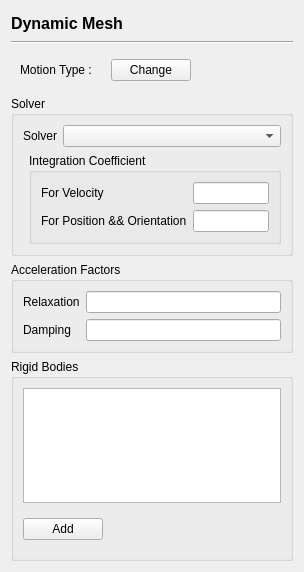
<?xml version="1.0" encoding="UTF-8"?>
<ui version="4.0">
 <class>DynamicMeshPage</class>
 <widget class="QWidget" name="DynamicMeshPage">
  <property name="geometry">
   <rect>
    <x>0</x>
    <y>0</y>
    <width>304</width>
    <height>572</height>
   </rect>
  </property>
  <property name="windowTitle">
   <string>Form</string>
  </property>
  <layout class="QVBoxLayout" name="mainLayout">
   <item>
    <widget class="QLabel" name="title">
     <property name="minimumSize">
      <size>
       <width>0</width>
       <height>24</height>
      </size>
     </property>
     <property name="font">
      <font>
       <pointsize>12</pointsize>
       <bold>true</bold>
      </font>
     </property>
     <property name="text">
      <string>Dynamic Mesh</string>
     </property>
    </widget>
   </item>
   <item>
    <widget class="Line" name="line">
     <property name="orientation">
      <enum>Qt::Orientation::Horizontal</enum>
     </property>
    </widget>
   </item>
   <item>
    <widget class="QWidget" name="typeWidget" native="true">
     <layout class="QHBoxLayout" name="typeLayout">
      <item>
       <widget class="QLabel" name="typeTextLabel">
        <property name="text">
         <string>Motion Type :</string>
        </property>
       </widget>
      </item>
      <item>
       <widget class="QLabel" name="motionTypeLabel">
        <property name="styleSheet">
         <string notr="true">font-weight:bold</string>
        </property>
        <property name="text">
         <string/>
        </property>
       </widget>
      </item>
      <item>
       <widget class="QPushButton" name="changeTypeButton">
        <property name="text">
         <string>Change</string>
        </property>
       </widget>
      </item>
      <item>
       <spacer name="typeSpacer">
        <property name="orientation">
         <enum>Qt::Orientation::Horizontal</enum>
        </property>
        <property name="sizeHint" stdset="0">
         <size>
          <width>40</width>
          <height>20</height>
         </size>
        </property>
       </spacer>
      </item>
     </layout>
    </widget>
   </item>
   <item>
    <widget class="QStackedWidget" name="stack">
     <property name="currentIndex">
      <number>3</number>
     </property>
     <widget class="QWidget" name="nonePage"/>
     <widget class="QWidget" name="movingCellZonePage">
      <layout class="QVBoxLayout" name="mczLayout">
       <property name="leftMargin">
        <number>0</number>
       </property>
       <property name="topMargin">
        <number>0</number>
       </property>
       <property name="rightMargin">
        <number>0</number>
       </property>
       <property name="bottomMargin">
        <number>0</number>
       </property>
       <item>
        <widget class="QGroupBox" name="mdGroup">
         <property name="title">
          <string>Motion Definitions</string>
         </property>
         <layout class="QVBoxLayout" name="mdGroupLayout">
          <item>
           <widget class="QListWidget" name="mdList">
            <property name="contextMenuPolicy">
             <enum>Qt::ContextMenuPolicy::CustomContextMenu</enum>
            </property>
           </widget>
          </item>
          <item>
           <widget class="QWidget" name="addMdWidget" native="true">
            <layout class="QHBoxLayout" name="addMdLayout">
             <item>
              <widget class="QPushButton" name="addMdButton">
               <property name="text">
                <string>Add Motion</string>
               </property>
              </widget>
             </item>
             <item>
              <spacer name="addMdSpacer">
               <property name="orientation">
                <enum>Qt::Orientation::Horizontal</enum>
               </property>
               <property name="sizeHint" stdset="0">
                <size>
                 <width>40</width>
                 <height>20</height>
                </size>
               </property>
              </spacer>
             </item>
            </layout>
           </widget>
          </item>
         </layout>
        </widget>
       </item>
      </layout>
     </widget>
     <widget class="QWidget" name="movingBoundaryPage">
      <layout class="QVBoxLayout" name="mbLayout">
       <property name="leftMargin">
        <number>0</number>
       </property>
       <property name="topMargin">
        <number>0</number>
       </property>
       <property name="rightMargin">
        <number>0</number>
       </property>
       <property name="bottomMargin">
        <number>0</number>
       </property>
       <item>
        <widget class="QGroupBox" name="mbGroup">
         <property name="title">
          <string>Boundaries</string>
         </property>
         <layout class="QVBoxLayout" name="mbGroupLayout">
          <item>
           <widget class="QListWidget" name="mbList">
            <property name="horizontalScrollBarPolicy">
             <enum>Qt::ScrollBarPolicy::ScrollBarAlwaysOff</enum>
            </property>
            <property name="sizeAdjustPolicy">
             <enum>QAbstractScrollArea::SizeAdjustPolicy::AdjustToContents</enum>
            </property>
           </widget>
          </item>
          <item>
           <widget class="QWidget" name="editMbWidget" native="true">
            <layout class="QHBoxLayout" name="editMbLayout">
             <item>
              <widget class="QPushButton" name="editBoundaryButton">
               <property name="enabled">
                <bool>false</bool>
               </property>
               <property name="text">
                <string>Edit</string>
               </property>
              </widget>
             </item>
             <item>
              <spacer name="editMbSpacer">
               <property name="orientation">
                <enum>Qt::Orientation::Horizontal</enum>
               </property>
               <property name="sizeHint" stdset="0">
                <size>
                 <width>40</width>
                 <height>20</height>
                </size>
               </property>
              </spacer>
             </item>
            </layout>
           </widget>
          </item>
         </layout>
        </widget>
       </item>
      </layout>
     </widget>
     <widget class="QWidget" name="rigidBodyDynamicsPage">
      <layout class="QVBoxLayout" name="rbdLayout">
       <property name="leftMargin">
        <number>0</number>
       </property>
       <property name="topMargin">
        <number>0</number>
       </property>
       <property name="rightMargin">
        <number>0</number>
       </property>
       <property name="bottomMargin">
        <number>0</number>
       </property>
       <item>
        <widget class="QScrollArea" name="rbdScrollArea">
         <property name="frameShape">
          <enum>QFrame::Shape::NoFrame</enum>
         </property>
         <property name="horizontalScrollBarPolicy">
          <enum>Qt::ScrollBarPolicy::ScrollBarAlwaysOff</enum>
         </property>
         <property name="sizeAdjustPolicy">
          <enum>QAbstractScrollArea::SizeAdjustPolicy::AdjustToContents</enum>
         </property>
         <property name="widgetResizable">
          <bool>true</bool>
         </property>
         <widget class="QWidget" name="rbdScrollContents">
          <property name="geometry">
           <rect>
            <x>0</x>
            <y>0</y>
            <width>286</width>
            <height>465</height>
           </rect>
          </property>
          <layout class="QVBoxLayout" name="rbdScrollLayout" stretch="0,0,0">
           <property name="leftMargin">
            <number>0</number>
           </property>
           <property name="topMargin">
            <number>0</number>
           </property>
           <property name="rightMargin">
            <number>0</number>
           </property>
           <property name="bottomMargin">
            <number>0</number>
           </property>
           <item>
            <widget class="QGroupBox" name="solverGroup">
             <property name="sizePolicy">
              <sizepolicy hsizetype="Preferred" vsizetype="Maximum">
               <horstretch>0</horstretch>
               <verstretch>0</verstretch>
              </sizepolicy>
             </property>
             <property name="title">
              <string>Solver</string>
             </property>
             <layout class="QFormLayout" name="solverFormLayout">
              <item row="0" column="0">
               <widget class="QLabel" name="solverLabel">
                <property name="text">
                 <string>Solver</string>
                </property>
               </widget>
              </item>
              <item row="0" column="1">
               <widget class="PythonComboBox" name="rbdSolverCombo"/>
              </item>
              <item row="1" column="0" colspan="2">
               <widget class="QStackedWidget" name="rbdSolverStack">
                <property name="currentIndex">
                 <number>0</number>
                </property>
                <widget class="QWidget" name="integrationPage">
                 <layout class="QFormLayout" name="integFormLayout">
                  <property name="leftMargin">
                   <number>0</number>
                  </property>
                  <property name="topMargin">
                   <number>0</number>
                  </property>
                  <property name="rightMargin">
                   <number>0</number>
                  </property>
                  <property name="bottomMargin">
                   <number>0</number>
                  </property>
                  <item row="0" column="1">
                   <widget class="QGroupBox" name="groupBox">
                    <property name="title">
                     <string>Integration Coefficient</string>
                    </property>
                    <layout class="QGridLayout" name="gridLayout">
                     <item row="1" column="1">
                      <widget class="PFloatLineEdit" name="rbdPosCoeff"/>
                     </item>
                     <item row="1" column="0">
                      <widget class="QLabel" name="posCoeffLabel">
                       <property name="text">
                        <string>For Position &amp;&amp; Orientation</string>
                       </property>
                      </widget>
                     </item>
                     <item row="0" column="1">
                      <widget class="PFloatLineEdit" name="rbdVelCoeff"/>
                     </item>
                     <item row="0" column="0">
                      <widget class="QLabel" name="velCoeffLabel">
                       <property name="text">
                        <string>For Velocity</string>
                       </property>
                      </widget>
                     </item>
                    </layout>
                   </widget>
                  </item>
                 </layout>
                </widget>
                <widget class="QWidget" name="offCenteringPage">
                 <layout class="QFormLayout" name="offFormLayout">
                  <property name="leftMargin">
                   <number>0</number>
                  </property>
                  <property name="topMargin">
                   <number>0</number>
                  </property>
                  <property name="rightMargin">
                   <number>0</number>
                  </property>
                  <property name="bottomMargin">
                   <number>0</number>
                  </property>
                  <item row="0" column="1">
                   <widget class="QGroupBox" name="groupBox_2">
                    <property name="title">
                     <string>Off-centering Coefficient</string>
                    </property>
                    <layout class="QGridLayout" name="gridLayout_2" rowstretch="0,0">
                     <item row="1" column="0">
                      <widget class="QLabel" name="velOffCoeffLabel">
                       <property name="text">
                        <string>Velocity</string>
                       </property>
                      </widget>
                     </item>
                     <item row="0" column="0">
                      <widget class="QLabel" name="accOffCoeffLabel">
                       <property name="text">
                        <string>Acceleration</string>
                       </property>
                      </widget>
                     </item>
                     <item row="0" column="1">
                      <widget class="PFloatLineEdit" name="rbdAccOffCoeff"/>
                     </item>
                     <item row="1" column="1">
                      <widget class="PFloatLineEdit" name="rbdVelOffCoeff"/>
                     </item>
                    </layout>
                   </widget>
                  </item>
                 </layout>
                </widget>
                <widget class="QWidget" name="page"/>
               </widget>
              </item>
             </layout>
            </widget>
           </item>
           <item>
            <widget class="QGroupBox" name="accGroup">
             <property name="sizePolicy">
              <sizepolicy hsizetype="Preferred" vsizetype="Maximum">
               <horstretch>0</horstretch>
               <verstretch>0</verstretch>
              </sizepolicy>
             </property>
             <property name="title">
              <string>Acceleration Factors</string>
             </property>
             <layout class="QFormLayout" name="accFormLayout">
              <item row="0" column="0">
               <widget class="QLabel" name="relaxationLabel">
                <property name="text">
                 <string>Relaxation</string>
                </property>
               </widget>
              </item>
              <item row="0" column="1">
               <widget class="PFloatLineEdit" name="rbdRelaxation"/>
              </item>
              <item row="1" column="0">
               <widget class="QLabel" name="dampingLabel">
                <property name="text">
                 <string>Damping</string>
                </property>
               </widget>
              </item>
              <item row="1" column="1">
               <widget class="PFloatLineEdit" name="rbdDamping"/>
              </item>
             </layout>
            </widget>
           </item>
           <item>
            <widget class="QGroupBox" name="bodiesGroup">
             <property name="title">
              <string>Rigid Bodies</string>
             </property>
             <layout class="QVBoxLayout" name="bodiesGroupLayout">
              <item>
               <widget class="ContentSizedListWidget" name="bodyList">
                <property name="contextMenuPolicy">
                 <enum>Qt::ContextMenuPolicy::CustomContextMenu</enum>
                </property>
                <property name="verticalScrollBarPolicy">
                 <enum>Qt::ScrollBarPolicy::ScrollBarAlwaysOff</enum>
                </property>
                <property name="horizontalScrollBarPolicy">
                 <enum>Qt::ScrollBarPolicy::ScrollBarAlwaysOff</enum>
                </property>
                <property name="sizeAdjustPolicy">
                 <enum>QAbstractScrollArea::SizeAdjustPolicy::AdjustToContents</enum>
                </property>
               </widget>
              </item>
              <item>
               <widget class="QWidget" name="bodyButtonWidget" native="true">
                <layout class="QHBoxLayout" name="bodyButtonLayout">
                 <property name="leftMargin">
                  <number>0</number>
                 </property>
                 <property name="rightMargin">
                  <number>0</number>
                 </property>
                 <item>
                  <widget class="QPushButton" name="addBodyButton">
                   <property name="text">
                    <string>Add</string>
                   </property>
                  </widget>
                 </item>
                 <item>
                  <spacer name="bodyButtonSpacer">
                   <property name="orientation">
                    <enum>Qt::Orientation::Horizontal</enum>
                   </property>
                   <property name="sizeHint" stdset="0">
                    <size>
                     <width>40</width>
                     <height>20</height>
                    </size>
                   </property>
                  </spacer>
                 </item>
                </layout>
               </widget>
              </item>
             </layout>
            </widget>
           </item>
          </layout>
         </widget>
        </widget>
       </item>
      </layout>
     </widget>
    </widget>
   </item>
  </layout>
 </widget>
 <customwidgets>
  <customwidget>
   <class>PythonComboBox</class>
   <extends>QComboBox</extends>
   <header location="global">widgets.python_combo_box</header>
  </customwidget>
  <customwidget>
   <class>PFloatLineEdit</class>
   <extends>QLineEdit</extends>
   <header location="global">widgets.pfloat_line_edit</header>
  </customwidget>
  <customwidget>
   <class>ContentSizedListWidget</class>
   <extends>QListWidget</extends>
   <header location="global">widgets.content_sized_list_widget</header>
  </customwidget>
 </customwidgets>
 <resources/>
 <connections/>
</ui>
